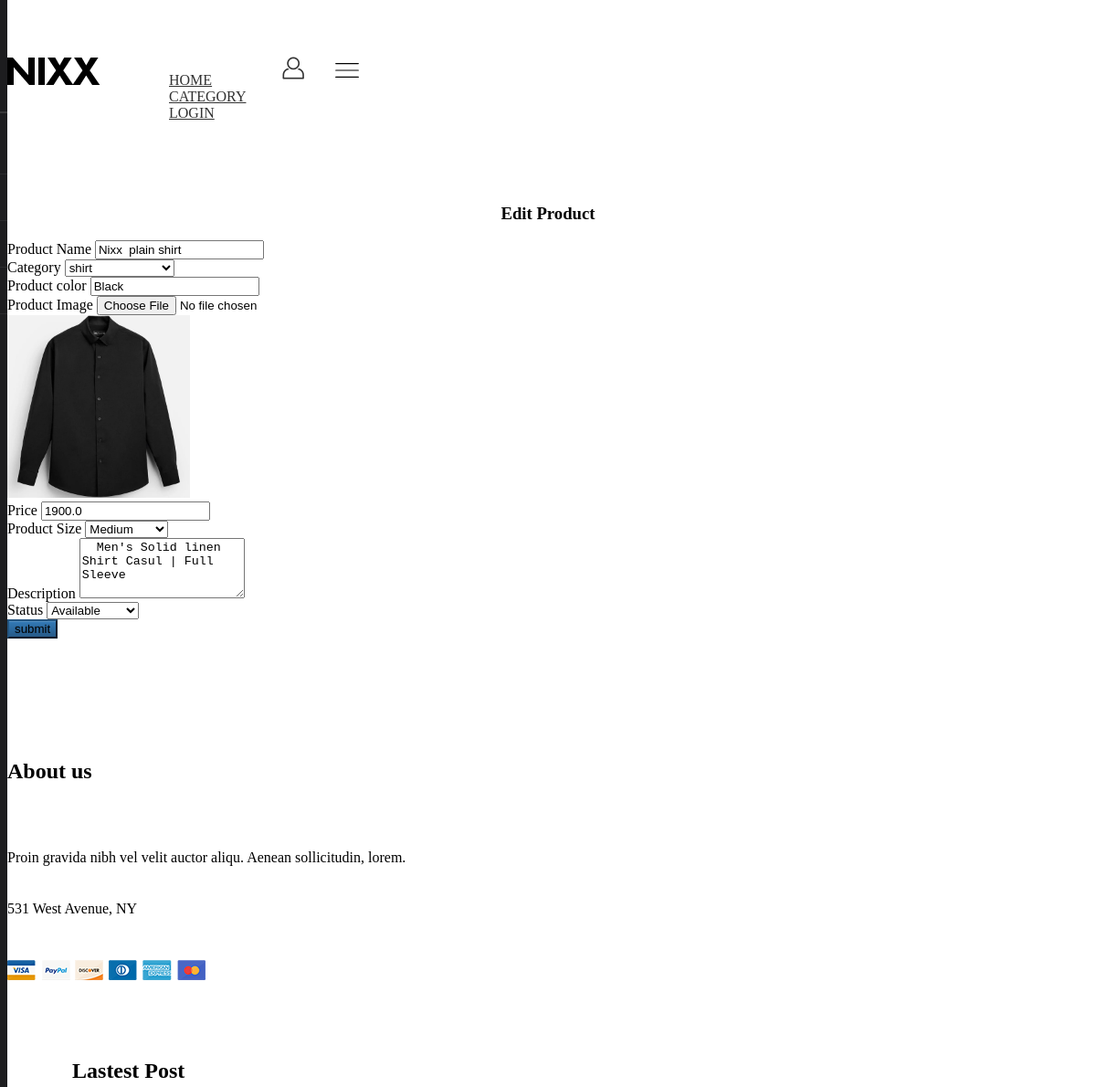
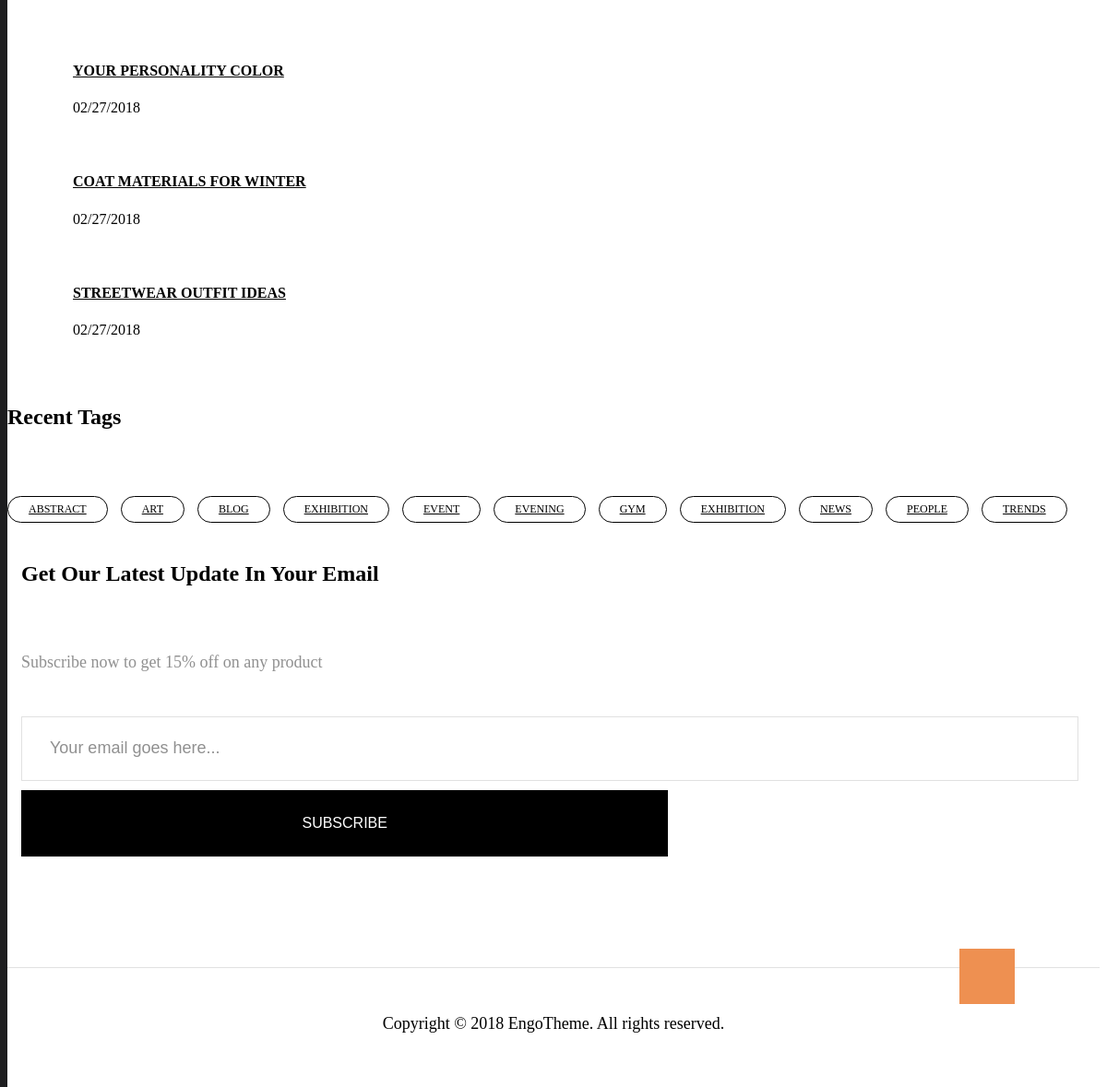
/editproduct/13, run on the app's committed database (2 pictures, top to bottom).
### app/models.py (models this page shows, shortened)
class product(models.Model):
    STATUS_CHOICES = [
        ('Available', 'Available'),
        ('Unavailable', 'Unavailable'),
    ]
    SIZE_CHOICES = [
    ('S', 'Small'),
    ('M', 'Medium'),
    ('L', 'Large'),
    ('XL', 'Extra Large'),
    ]
    name = models.CharField(max_length=30)
    catid = models.ForeignKey(category,on_delete=models.CASCADE)
    pimage = models.ImageField(upload_to='photos', null=True)
    pprice = models.FloatField()
    prentprice = models.FloatField()
    pcolor = models.TextField(max_length=20)
    size = models.CharField(max_length=10, choices=SIZE_CHOICES, default='M')
    desc = models.TextField()
    status = models.CharField(max_length=20, choices=STATUS_CHOICES, default='Available')
    sellerid = models.ForeignKey(signupmodel,on_delete=models.CASCADE)
    def admin_photo(self):
        return mark_safe('<img src="{}" width="100"/>'.format(self.pimage.url))
    admin_photo.allow_tags = True

class category(models.Model):
    catname = models.CharField(max_length=30)

### app/views.py (the view)
# urls.py: path("editproduct/<int:id>",views.editproduct),
def editproduct(request,id):
    fetchdata = product.objects.get(id=id)
    fetchcat = category.objects.all()
    context = {
        "data":fetchdata,
        "category":fetchcat
    }
    return render(request,"editproduct.html",context)

### app/templates/editproduct.html (shortened to what this page needs)
<!DOCTYPE html>
<html>
<head>
	<link rel="stylesheet" type="text/css" href="/static/css/bootstrap.min.css">
	<link rel="stylesheet" type="text/css" href="/static/css/bootstrap-theme.min.css">
	<link rel="stylesheet" type="text/css" href="/static/css/themify-icons.css">
	<link rel="stylesheet" type="text/css" href="/static/css/zoa-font.css">
	<link rel="stylesheet" type="text/css" href="/static/css/font-awesome.min.css">
	<link rel="stylesheet" type="text/css" href="/static/css/font-family.css">
	<link rel="stylesheet" type="text/css" href="/static/css/slick.css">
	<link rel="stylesheet" type="text/css" href="/static/css/slick-theme.css">
	<link rel="stylesheet" type="text/css" href="/static/css/jquery.fancybox.min.css">
	<link rel="stylesheet" type="text/css" href="/static/css/style-main.css">
</head>
<body>
{% include 'nav.html' %}
<main>
 <div class="container my-5">
    <div class="form-container">
      <h3 class="text-center mb-4">Edit Product</h3>
      <form method="post" action="/updateproductdata" enctype="multipart/form-data">
        <div class="mb-3">
          <label for="productName" class="form-label">Product Name</label>
          <input type="text" name="pname" value="{{ data.name }}" class="form-control" id="productName" placeholder="Enter product name" >
			<br> <input type="hidden" name="pid" value="{{ data.id }}">
        </div>
         <div class="mb-3">
        <label for="productCategory" class="form-label">Category</label>
        <select class="form-select" id="productCategory" name="pcat">
            {% for i in category %}
            <option value="{{ i.id }}" {% if data.catid.id == i.id %}selected{% endif %}>{{ i.catname }}</option>
            {% endfor %}
        </select>
    </div>
		  <div class="mb-3">
          <label for="productcolor" class="form-label">Product color</label>
          <input type="text" name="color" class="form-control" id="productcolor" value="{{data.pcolor}}" placeholder="Enter product color" >
        </div>
        <div class="mb-3">
          <label for="productImage" class="form-label">Product Image</label>
          <input type="file" name="pimage" class="form-control" id="productImage" accept="image/*" >
			<br> <img src="/media/{{ data.pimage}}" height="200px" width="200px">
        </div>
        <div class="mb-3">
          <label for="productPrice" class="form-label">Price</label>
          <input type="number" name="price" value="{{ data.pprice }}" class="form-control" id="productPrice" placeholder="Enter product price" min="0" step="0.01" >
        </div>
		   <div class="mb-3">
        <label for="productSize" class="form-label">Product Size</label>
        <select name="size" id="productSize" class="form-select">
            <option value="M" {% if data.size == "M" %}selected{% endif %}>Medium</option>
        </select>
    </div>
        <div class="mb-3">
          <label for="productDescription" class="form-label">Description</label>
          <textarea class="form-control" name="desc" id="productDescription" rows="4" placeholder="Enter product description" > {{ data.desc }}</textarea>
        </div>
       <div class="mb-5">
        <label for="productStatus" class="form-label">Status</label>
        <select name="status" class="form-control" id="productStatus">
            <option value="Available" {% if data.status == "Available" %}selected{% endif %}>Available</option>
        </select>
    </div>
       <div class="d-grid">
          <button type="submit" class="btn btn-primary">submit</button>
        </div>
      </form>
    </div>
  </div>
</main>
<footer>
	<div  class="contact-home1 space_top_100 space_bot_120 ver7">
		<div class="container">
		<div class="row">
			<div class="col-lg-3 col-md-6 col-sm-6 col-xs-12 col-about-home1">
				<h4 class="des-font space_bot_40 title-about-home1">About us</h4>
				<p class="des-font space_bot_20 des-about-home1">Proin gravida nibh vel velit auctor aliqu. Aenean
				sollicitudin, lorem.</p>
				<p class="space_bot_30 location"><span> 531 West Avenue, NY</span></p>
				<div class="space_bot_50">
					<a href="#"><img src="static/img/img-footer-1.png" class="img-responsive" alt=""></a>
				</div>
			</div>
			<div class="col-lg-3 col-md-6 col-sm-6 col-xs-12 lastest-post">
				<h4 class="des-font space_bot_40 title-about-home1 text-left">Lastest Post</h4>
				<h5 class="title-font uppercase text-left"><a href="#">Your Personality Color</a></h5>
					<p class="des-font space_bot_40 text-left">02/27/2018</p>
				<h5 class="title-font uppercase text-left"><a href="#">Coat Materials for Winter</a></h5>
					<p class="des-font space_bot_40 text-left">02/27/2018</p>
				<h5 class="title-font uppercase text-left"><a href="#">Streetwear Outfit Ideas</a></h5>
					<p class="des-font space_bot_40 text-left">02/27/2018</p>
			</div>
			<div class="col-lg-3 col-md-6 col-sm-6 col-xs-12 recent-tag">
				<h4 class="des-font space_bot_40 title-about-home1">Recent Tags</h4>
				<a href="#" class="uppercase des-font">abstract</a>
				<a href="#" class="uppercase des-font">art</a>
				<a href="#" class="uppercase des-font">blog</a>
				<a href="#" class="uppercase des-font">exhibition</a>
				<a href="#" class="uppercase des-font">event</a>
				<a href="#" class="uppercase des-font">evening</a>
				<a href="#" class="uppercase des-font">gym</a>
				<a href="#" class="uppercase des-font">exhibition</a>
				<a href="#" class="uppercase des-font">news</a>
				<a href="#" class="uppercase des-font">people</a>
				<a href="#" class="uppercase des-font">trends</a>
			</div>
			<div class="col-lg-3 col-md-6 col-sm-6 col-xs-12 instagram">
				<h4 class="des-font space_bot_40 title-about-home1 capital">get our latest update in your email</h4>
				<p class="des-font des-about space_bot_30">Subscribe now to get 15% off on any product</p>
				<form class="form-group des-font" method="post" target="_blank">
					<input type="email" name="EMAIL" class="form-control" placeholder="Your email goes here...">
					<button type="submit" class="uppercase">subscribe</button>
				</form>
			</div>
		</div>
		</div>
	</div>
	<div class="container des-font text-center copyright">
	<span class="space_top_bot_50">Copyright © 2018 EngoTheme. All rights reserved.</span>
	</div>
</footer>
	<div class="gotop text-center fade"></div>
</body>
</html>

### data on the page
product: pname "Nixx plain shirt", pcat "shirt", color "Black", pimage (picture), price "1900.0", size "Medium", desc "Men's Solid linen Shirt Casul | Full Sleeve", status "Available"
